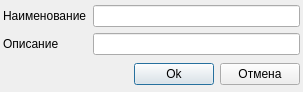
<?xml version="1.0" encoding="UTF-8"?>
<ui version="4.0">
 <class>dStyle</class>
 <widget class="QDialog" name="dStyle">
  <property name="geometry">
   <rect>
    <x>0</x>
    <y>0</y>
    <width>303</width>
    <height>92</height>
   </rect>
  </property>
  <property name="windowTitle">
   <string>Управление стилем</string>
  </property>
  <layout class="QVBoxLayout" name="verticalLayout" stretch="1,0">
   <property name="leftMargin">
    <number>3</number>
   </property>
   <property name="topMargin">
    <number>3</number>
   </property>
   <property name="rightMargin">
    <number>3</number>
   </property>
   <property name="bottomMargin">
    <number>3</number>
   </property>
   <item>
    <layout class="QGridLayout" name="gridLayout">
     <item row="0" column="0">
      <widget class="QLabel" name="label">
       <property name="text">
        <string>Наименование</string>
       </property>
      </widget>
     </item>
     <item row="1" column="0">
      <widget class="QLabel" name="label_2">
       <property name="text">
        <string>Описание</string>
       </property>
      </widget>
     </item>
     <item row="0" column="1">
      <widget class="QLineEdit" name="leName"/>
     </item>
     <item row="1" column="1">
      <widget class="QLineEdit" name="leAbout"/>
     </item>
    </layout>
   </item>
   <item>
    <layout class="QHBoxLayout" name="horizontalLayout">
     <item>
      <spacer name="horizontalSpacer">
       <property name="orientation">
        <enum>Qt::Horizontal</enum>
       </property>
       <property name="sizeHint" stdset="0">
        <size>
         <width>40</width>
         <height>20</height>
        </size>
       </property>
      </spacer>
     </item>
     <item>
      <widget class="QPushButton" name="pbOk">
       <property name="text">
        <string>Ok</string>
       </property>
      </widget>
     </item>
     <item>
      <widget class="QPushButton" name="pbCancel">
       <property name="text">
        <string>Отмена</string>
       </property>
      </widget>
     </item>
    </layout>
   </item>
  </layout>
 </widget>
 <tabstops>
  <tabstop>leName</tabstop>
  <tabstop>leAbout</tabstop>
  <tabstop>pbOk</tabstop>
  <tabstop>pbCancel</tabstop>
 </tabstops>
 <resources/>
 <connections/>
</ui>
